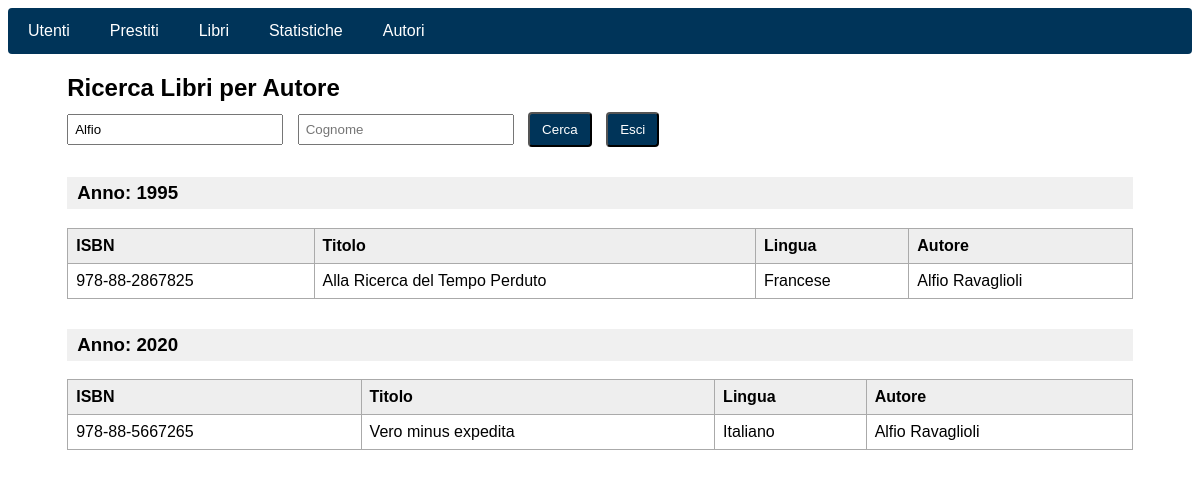
The app's page /libri/auth_search.php?nome=Alfio with its own data.
### tables this page shows
CREATE TABLE Libro (
    ISBN VARCHAR(20) PRIMARY KEY,
    titolo VARCHAR(255) NOT NULL,
    anno_pubblicazione INT,
    lingua VARCHAR(50)
);

### libri/auth_search.php (the view, shortened to what this page needs)
<?php
require_once("../connect.php");
$nome = $_GET["nome"] ?? "";
$cognome = $_GET["cognome"] ?? "";
$libri_per_anno = [];
if ($nome !== "" || $cognome !== "") {
    $nome_sql = mysqli_real_escape_string($connection, $nome);
    $cognome_sql = mysqli_real_escape_string($connection, $cognome);
    $query = "
        SELECT
            L.ISBN,
            L.titolo,
            L.anno_pubblicazione,
            L.lingua,
            CONCAT(A.nome, ' ', A.cognome) AS autore
        FROM
            Libro L
        JOIN
            AutoreLibro AL ON L.ISBN = AL.ISBN
        JOIN
            Autore A ON AL.id_autore = A.id_autore
        WHERE
            A.nome LIKE '%$nome_sql%' AND
            A.cognome LIKE '%$cognome_sql%'
        ORDER BY
            L.anno_pubblicazione, L.titolo
    ";
    $result = mysqli_query($connection, $query);
    while ($row = mysqli_fetch_assoc($result)) {
        $anno = $row["anno_pubblicazione"] ?? "Sconosciuto";
        $libri_per_anno[$anno][] = $row;
    }
}
?>
<!DOCTYPE html>
<html lang="it">
<head>
</head>
<body>
    <?php include("../navbar.php"); ?>
    <div class="container">
        <h2>Ricerca Libri per Autore</h2>
        <form method="get" class="search-form">
            <input type="text" name="nome" placeholder="Nome" value="<?= htmlspecialchars($nome) ?>">
            <input type="text" name="cognome" placeholder="Cognome" value="<?= htmlspecialchars($cognome) ?>">
            <button type="submit" class="btn">Cerca</button>
            <button type="button" class="btn" onclick="window.location.href='get.php'">Esci</button>
        </form>
        <?php if ($nome !== "" || $cognome !== ""): ?>
            <?php if (!empty($libri_per_anno)): ?>
                <?php foreach ($libri_per_anno as $anno => $libri): ?>
                    <h3>Anno: <?= htmlspecialchars($anno) ?></h3>
                    <table>
                        <thead>
                            <tr>
                                <th>ISBN</th>
                                <th>Titolo</th>
                                <th>Lingua</th>
                                <th>Autore</th>
                            </tr>
                        </thead>
                        <tbody>
                            <?php foreach ($libri as $libro): ?>
                                <tr>
                                    <td><?= htmlspecialchars($libro['ISBN']) ?></td>
                                    <td><?= htmlspecialchars($libro['titolo']) ?></td>
                                    <td><?= htmlspecialchars($libro['lingua']) ?></td>
                                    <td><?= htmlspecialchars($libro['autore']) ?></td>
                                </tr>
                            <?php endforeach; ?>
                        </tbody>
                    </table>
                <?php endforeach; ?>
            <?php else: ?>
                <p>Nessun libro trovato per l'autore inserito.</p>
            <?php endif; ?>
        <?php endif; ?>
    </div>
</body>
</html>

### libri/auth_search.php (style rules this page uses)
body { font-family: Arial, sans-serif; }
h2 { margin-bottom: 10px; }
.container { width: 90%; margin: 20px auto; }
.search-form input { padding: 6px; margin-right: 10px; width: 200px; }
.btn { display: inline-block; margin-right: 10px; padding: 8px 12px; background-color: #003459; color: white; text-decoration: none; border-radius: 4px; }
h3 { margin-top: 30px; background-color: #f0f0f0; padding: 5px 10px; }
table { width: 100%; border-collapse: collapse; margin-bottom: 20px; }
th, td { border: 1px solid #aaa; padding: 8px; text-align: left; }
th { background-color: #eee; }

### navbar.php (style rules this page uses)
* { font-family: Arial, Helvetica, sans-serif; }

### records on screen
libro: ISBN "978-88-2867825", titolo "Alla Ricerca del Tempo Perduto", lingua "Francese", autore "Alfio Ravaglioli"
libro: ISBN "978-88-5667265", titolo "Vero minus expedita", lingua "Italiano", autore "Alfio Ravaglioli"

### other values on screen
$anno "1995"
$anno "2020"
